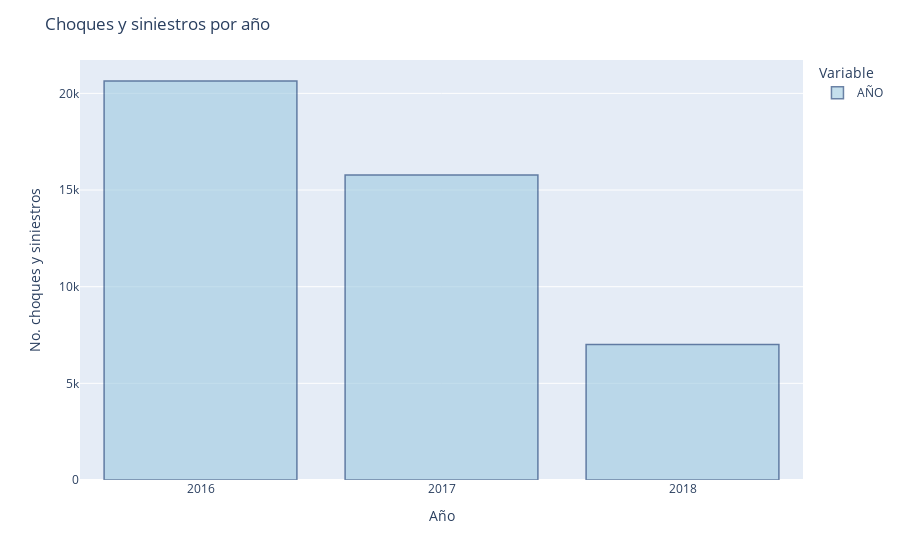

Here is the notebook cell this chart was saved with:
### Code cell
fig = px.bar(freq_year,
                    labels={
                     "index": "Año",
                     "value": "No. choques y siniestros",
                     "variable": "Variable"
                 })

fig.update_traces(marker_color='rgb(158,202,225)', marker_line_color='rgb(8,48,107)',
                  marker_line_width=1.5, opacity=0.6)

fig.update_layout(title_text='Choques y siniestros por año')

fig.show()

### Figure 1 — Plotly figure (JSON) as saved in the notebook; plotly's stock layout.template omitted (floating-point values rounded to 4 significant figures)
{"data": [{"alignmentgroup": "True", "hovertemplate": "Variable=AÑO<br>Año=%{x}<br>No. choques y siniestros=%{y}<extra></extra>", "legendgroup": "AÑO", "marker": {"color": "rgb(158,202,225)", "line": {"color": "rgb(8,48,107)", "width": 1.5}}, "name": "AÑO", "offsetgroup": "AÑO", "opacity": 0.6, "orientation": "v", "showlegend": true, "textposition": "auto", "type": "bar", "x": ["2016", "2017", "2018"], "xaxis": "x", "y": [20640, 15782, 7008], "yaxis": "y"}], "layout": {"barmode": "relative", "legend": {"title": {"text": "Variable"}, "tracegroupgap": 0}, "margin": {"t": 60}, "title": {"text": "Choques y siniestros por año"}, "xaxis": {"anchor": "y", "domain": [0, 1], "title": {"text": "Año"}}, "yaxis": {"anchor": "x", "domain": [0, 1], "title": {"text": "No. choques y siniestros"}}}}
